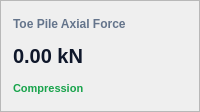
                                            <widget class="QFrame" name="card_kpi_pile_toe_p">
                                              <property name="frameShape">
                                                <enum>QFrame::StyledPanel</enum>
                                              </property>
                                              <property name="minimumSize">
                                                <size>
                                                  <width>160</width>
                                                  <height>112</height>
                                                </size>
                                              </property>
                                              <property name="styleSheet">
                                                <string>QFrame#card_kpi_pile_toe_p { background-color: #ffffff; border: 1px solid #e2e8f0; border-radius: 8px; }</string>
                                              </property>
                                              <layout class="QVBoxLayout" name="vbox_card_kpi_pile_toe_p">
                                                <property name="spacing">
                                                  <number>4</number>
                                                </property>
                                                <property name="leftMargin">
                                                  <number>12</number>
                                                </property>
                                                <property name="topMargin">
                                                  <number>10</number>
                                                </property>
                                                <property name="rightMargin">
                                                  <number>12</number>
                                                </property>
                                                <property name="bottomMargin">
                                                  <number>10</number>
                                                </property>
                                                <item>
                                                  <widget class="QLabel" name="lbl_title_card_kpi_pile_toe_p">
                                                    <property name="text">
                                                      <string>Toe Pile Axial Force</string>
                                                    </property>
                                                    <property name="styleSheet">
                                                      <string>color: #64748b; font-size: 12px; font-weight: 600; border: none;</string>
                                                    </property>
                                                    <property name="minimumSize">
                                                      <size>
                                                        <width>0</width>
                                                        <height>20</height>
                                                      </size>
                                                    </property>
                                                  </widget>
                                                </item>
                                                <item>
                                                  <widget class="QLabel" name="lbl_kpi_pile_toe_p_val">
                                                    <property name="text">
                                                      <string>0.00 kN</string>
                                                    </property>
                                                    <property name="styleSheet">
                                                      <string>color: #0f172a; font-size: 20px; font-weight: 700; border: none;</string>
                                                    </property>
                                                    <property name="minimumSize">
                                                      <size>
                                                        <width>0</width>
                                                        <height>32</height>
                                                      </size>
                                                    </property>
                                                  </widget>
                                                </item>
                                                <item>
                                                  <widget class="QLabel" name="lbl_kpi_pile_toe_p_delta">
                                                    <property name="text">
                                                      <string>Compression</string>
                                                    </property>
                                                    <property name="styleSheet">
                                                      <string>color: #16a34a; font-size: 11px; font-weight: 600; border: none;</string>
                                                    </property>
                                                    <property name="minimumSize">
                                                      <size>
                                                        <width>0</width>
                                                        <height>20</height>
                                                      </size>
                                                    </property>
                                                  </widget>
                                                </item>
                                              </layout>
                                            </widget>
